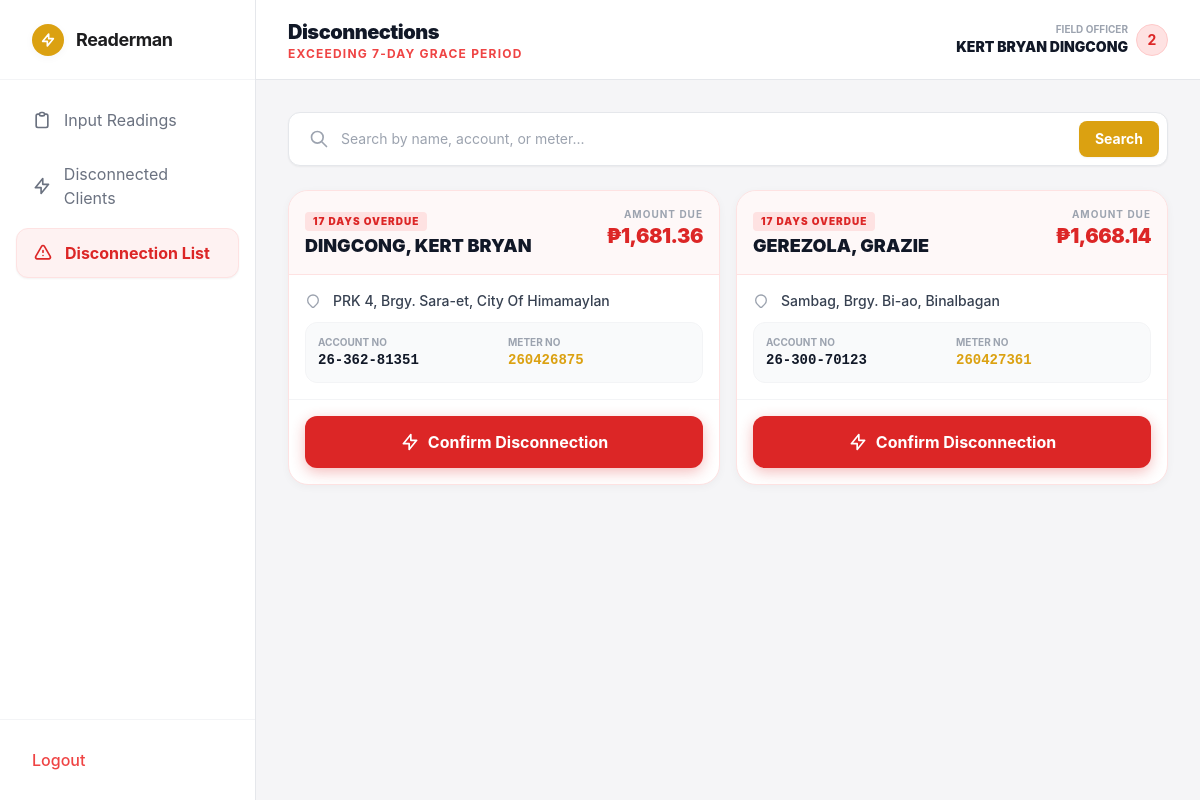
The page /readerman/disconnected.php (signed in) on the database its author committed.
### tables this page shows
CREATE TABLE `billing_invoices` (
  `invoice_no` varchar(20) NOT NULL,
  `account_no` varchar(20) NOT NULL,
  `billing_month` varchar(20) NOT NULL,
  `reading_date` date NOT NULL,
  `previous_reading` int(11) NOT NULL,
  `current_reading` int(11) NOT NULL,
  `kwh_used` int(11) NOT NULL,
  `total_sales` decimal(10,2) NOT NULL,
  `amount_due` decimal(10,2) NOT NULL,
  `due_date` date NOT NULL,
  `penalty_surcharge` decimal(10,2) DEFAULT 0.00,
  `status` enum('Unpaid','Paid','Overdue') DEFAULT 'Unpaid',
  `meter_reader_id` int(11) DEFAULT NULL,
  `created_at` timestamp NOT NULL DEFAULT current_timestamp()
);

CREATE TABLE `clients` (
  `client_id` int(11) NOT NULL,
  `account_no` varchar(20) NOT NULL,
  `id_number` varchar(10) NOT NULL,
  `password_hash` varchar(255) NOT NULL,
  `last_name` varchar(50) NOT NULL,
  `first_name` varchar(50) NOT NULL,
  `middle_name` varchar(50) DEFAULT NULL,
  `date_of_birth` date NOT NULL,
  `address` text NOT NULL,
  `contact_number` varchar(20) NOT NULL,
  `meter_no` varchar(50) NOT NULL,
  `consumer_type` enum('RESIDENTIAL','COMMERCIAL','INDUSTRIAL') DEFAULT 'RESIDENTIAL',
  `status` enum('Connected','Disconnected') DEFAULT 'Connected',
  `created_at` timestamp NOT NULL DEFAULT current_timestamp()
);

### readerman/disconnected.php (the view, shortened to what this page needs)
<?php
require_once '../db/dbcon.php';
try {
    $sql = "
        SELECT
            c.first_name,
            c.last_name,
            c.account_no,
            c.meter_no,
            c.address,
            b.invoice_no,
            b.billing_month,
            b.amount_due,
            b.due_date
        FROM clients c
        JOIN billing_invoices b ON c.account_no = b.account_no
        WHERE b.status = 'Unpaid'
        AND c.status = 'Connected'
        AND CURDATE() > DATE_ADD(b.due_date, INTERVAL 7 DAY)
        ORDER BY b.due_date ASC
    ";
    $stmt = $pdo->query($sql);
    $disconnectionList = $stmt->fetchAll(PDO::FETCH_ASSOC);
} catch (PDOException $e) {
    error_log("Disconnection Query Error: " . $e->getMessage());
    $disconnectionList = [];
}
?>
<!DOCTYPE html>
<html lang="en">
<head>
    <script src="https://cdn.tailwindcss.com"></script>
</head>
<body class="bg-noceco-bg text-noceco-text flex flex-col h-screen overflow-hidden antialiased md:flex-row relative">
    <aside class="w-64 bg-white border-r border-gray-200 flex-col justify-between hidden md:flex z-20 shrink-0">
        <div>
            <div class="h-20 flex items-center px-8 border-b border-gray-100">
                <div class="w-8 h-8 rounded-full bg-noceco-mustard flex items-center justify-center mr-3 shadow-apple-sm">
                    <svg class="w-4 h-4 text-white" fill="none" stroke="currentColor" viewBox="0 0 24 24"><path stroke-linecap="round" stroke-linejoin="round" stroke-width="2.5" d="M13 10V3L4 14h7v7l9-11h-7z"></path></svg>
                </div>
                <span class="font-bold text-lg tracking-tight">Readerman</span>
            </div>
            <nav class="p-4 space-y-1.5">
                <a href="readerman.php" class="flex items-center px-4 py-3 text-gray-500 hover:bg-gray-50 rounded-xl transition-colors">
                    <svg class="w-5 h-5 mr-3" fill="none" stroke="currentColor" viewBox="0 0 24 24"><path stroke-linecap="round" stroke-linejoin="round" stroke-width="2" d="M9 5H7a2 2 0 00-2 2v12a2 2 0 002 2h10a2 2 0 002-2V7a2 2 0 00-2-2h-2M9 5a2 2 0 002 2h2a2 2 0 002-2M9 5a2 2 0 012-2h2a2 2 0 012 2"></path></svg>
                    Input Readings
                </a>
                <a href="reconnections.php" class="flex items-center px-4 py-3 text-gray-500 hover:bg-gray-50 rounded-xl transition-colors">
                    <svg class="w-5 h-5 mr-3" fill="none" stroke="currentColor" viewBox="0 0 24 24"><path stroke-linecap="round" stroke-linejoin="round" stroke-width="2" d="M13 10V3L4 14h7v7l9-11h-7z"></path></svg>
                    Disconnected Clients
                </a>
                <a href="disconnected.php" class="flex items-center px-4 py-3 bg-red-50 text-red-600 font-bold rounded-xl shadow-sm border border-red-100">
                    <svg class="w-5 h-5 mr-3" fill="none" stroke="currentColor" viewBox="0 0 24 24"><path stroke-linecap="round" stroke-linejoin="round" stroke-width="2" d="M12 9v2m0 4h.01m-6.938 4h13.856c1.54 0 2.502-1.667 1.732-3L13.732 4c-.77-1.333-2.694-1.333-3.464 0L3.34 16c-.77 1.333.192 3 1.732 3z"></path></svg>
                    Disconnection List
                </a>
            </nav>
        </div>
        <div class="p-4 border-t border-gray-100">
            <a href="../logout.php" class="flex items-center px-4 py-3 text-red-500 hover:bg-red-50 rounded-xl transition-colors font-medium">Logout</a>
        </div>
    </aside>
    <div class="flex-1 flex flex-col h-screen overflow-hidden relative">
        <header class="h-16 md:h-20 bg-white border-b border-gray-200 flex items-center justify-between px-4 lg:px-8 shrink-0 z-10 sticky top-0 shadow-sm md:shadow-none">
            <div class="flex items-center gap-3">
                <div>
                    <h2 class="text-lg md:text-xl font-black tracking-tight text-gray-900">Disconnections</h2>
                    <p class="text-[10px] md:text-xs text-red-500 font-bold uppercase tracking-widest hidden sm:block">Exceeding 7-Day Grace Period</p>
                </div>
            </div>
            <div class="flex items-center gap-2">
                <div class="text-right hidden sm:block">
                    <p class="text-[10px] font-bold text-gray-400 uppercase">Field Officer</p>
                    <p class="text-sm font-black text-gray-900"><?php echo htmlspecialchars($_SESSION['full_name'] ?? 'Meter Reader'); ?></p>
                </div>
                <div class="h-8 w-8 rounded-full bg-red-100 text-red-600 flex items-center justify-center font-bold text-sm border border-red-200">
                    <?php echo count($disconnectionList); ?>
                </div>
            </div>
        </header>
        <main class="flex-1 overflow-y-auto p-4 lg:p-8 custom-scrollbar pb-24 md:pb-8">
            <div class="max-w-4xl mx-auto">
                <?php if (empty($disconnectionList)): ?>
                    <div class="bg-white rounded-[24px] shadow-apple p-10 text-center border border-gray-100 mt-10">
                        <div class="inline-flex items-center justify-center w-16 h-16 rounded-full bg-green-50 mb-4">
                            <svg class="w-8 h-8 text-green-500" fill="none" stroke="currentColor" viewBox="0 0 24 24"><path stroke-linecap="round" stroke-linejoin="round" stroke-width="2" d="M5 13l4 4L19 7"></path></svg>
                        </div>
                        <p class="text-gray-900 font-black text-xl mb-1">Area Cleared!</p>
                        <p class="text-gray-500 text-sm">No clients require disconnection at this time.</p>
                        <a href="dashboard.php" class="mt-6 inline-block bg-noceco-mustard text-white px-6 py-3 rounded-full font-bold text-sm">Return to Readings</a>
                    </div>
                <?php else: ?>
                    <div class="bg-white p-2 rounded-xl shadow-sm border border-gray-200 mb-6 flex items-center sticky top-0 z-20">
                        <svg id="searchIcon" class="w-5 h-5 text-gray-400 ml-3 shrink-0" fill="none" stroke="currentColor" viewBox="0 0 24 24"><path stroke-linecap="round" stroke-linejoin="round" stroke-width="2" d="M21 21l-6-6m2-5a7 7 0 11-14 0 7 7 0 0114 0z"></path></svg>
                        <input type="text" id="domSearchInput" placeholder="Search by name, account, or meter..."
                               class="w-full px-3 py-2 text-sm bg-transparent border-none focus:ring-0 outline-none">
                        <button type="button" id="searchBtn" class="bg-noceco-mustard hover:bg-yellow-600 text-white font-bold py-2 px-4 rounded-lg text-sm transition-colors shrink-0 shadow-sm ml-2">
                            Search
                        </button>
                    </div>
                    <div class="grid grid-cols-1 md:grid-cols-2 gap-4" id="clientGrid">
                        <?php foreach ($disconnectionList as $client):
                            $dueDate = new DateTime($client['due_date']);
                            $today = new DateTime();
                            $daysOverdue = $today->diff($dueDate)->days;
                        ?>
                            <div class="client-card bg-white rounded-[20px] shadow-apple-sm border border-red-100 overflow-hidden flex flex-col">
                                <div class="bg-red-50/50 p-4 border-b border-red-100 flex justify-between items-start">
                                    <div>
                                        <p class="text-[10px] font-black text-red-600 uppercase tracking-widest mb-1 bg-red-100 px-2 py-0.5 rounded inline-block">
                                            <?php echo $daysOverdue; ?> Days Overdue
                                        </p>
                                        <h3 class="font-black text-lg text-gray-900 leading-tight">
                                            <?php echo htmlspecialchars($client['last_name'] . ', ' . $client['first_name']); ?>
                                        </h3>
                                    </div>
                                    <div class="text-right shrink-0">
                                        <p class="text-[10px] font-bold text-gray-400 uppercase tracking-widest">Amount Due</p>
                                        <p class="text-xl font-black text-red-600 tracking-tight">₱<?php echo number_format($client['amount_due'], 2); ?></p>
                                    </div>
                                </div>
                                <div class="p-4 flex-1 space-y-3">
                                    <div class="flex items-start gap-3">
                                        <svg class="w-4 h-4 text-gray-400 mt-0.5 shrink-0" fill="none" stroke="currentColor" viewBox="0 0 24 24"><path stroke-linecap="round" stroke-linejoin="round" stroke-width="2" d="M17.657 16.657L13.414 20.9a1.998 1.998 0 01-2.827 0l-4.244-4.243a8 8 0 1111.314 0z"></path></svg>
                                        <p class="text-sm font-medium text-gray-700 leading-snug"><?php echo htmlspecialchars($client['address']); ?></p>
                                    </div>
                                    <div class="bg-gray-50 rounded-xl p-3 grid grid-cols-2 gap-2 border border-gray-100">
                                        <div>
                                            <p class="text-[10px] font-bold text-gray-400 uppercase">Account No</p>
                                            <p class="text-sm font-mono font-bold text-gray-900"><?php echo htmlspecialchars($client['account_no']); ?></p>
                                        </div>
                                        <div>
                                            <p class="text-[10px] font-bold text-gray-400 uppercase">Meter No</p>
                                            <p class="text-sm font-mono font-bold text-noceco-mustard"><?php echo htmlspecialchars($client['meter_no']); ?></p>
                                        </div>
                                    </div>
                                </div>
                                <div class="p-4 border-t border-gray-100">
                                    <form id="form_<?php echo htmlspecialchars($client['account_no']); ?>" action="disconnected.php" method="POST" class="w-full">
                                        <button type="button" onclick="openConfirmModal('<?php echo htmlspecialchars($client['meter_no']); ?>', 'form_<?php echo htmlspecialchars($client['account_no']); ?>')"
                                                class="w-full bg-red-600 hover:bg-red-700 text-white font-bold py-3.5 rounded-xl shadow-[0_4px_14px_rgba(220,38,38,0.3)] transition-all flex items-center justify-center gap-2 active:scale-95">
                                            <svg class="w-5 h-5" fill="none" stroke="currentColor" viewBox="0 0 24 24"><path stroke-linecap="round" stroke-linejoin="round" stroke-width="2" d="M13 10V3L4 14h7v7l9-11h-7z"></path></svg>
                                            Confirm Disconnection
                                        </button>
                                    </form>
                                </div>
                            </div>
                        <?php endforeach; ?>
                    </div>
                <?php endif; ?>
            </div>
        </main>
    </div>
</body>
</html>

### readerman/disconnected.php (style rules this page uses)
body { -webkit-tap-highlight-color: transparent; }

### rows shown on the page
billing_invoices: clients.last_name+first_name "DINGCONG, KERT BRYAN", amount_due "1,681.36", clients.address "PRK 4, Brgy. Sara-et, City Of Himamaylan", clients.account_no "26-362-81351", clients.meter_no "260426875"
billing_invoices: clients.last_name+first_name "GEREZOLA, GRAZIE", amount_due "1,668.14", clients.address "Sambag, Brgy. Bi-ao, Binalbagan", clients.account_no "26-300-70123", clients.meter_no "260427361"

### other values the page prints
$_SESSION['full_name'] "KERT BRYAN DINGCONG"
count($disconnectionList) "2"
